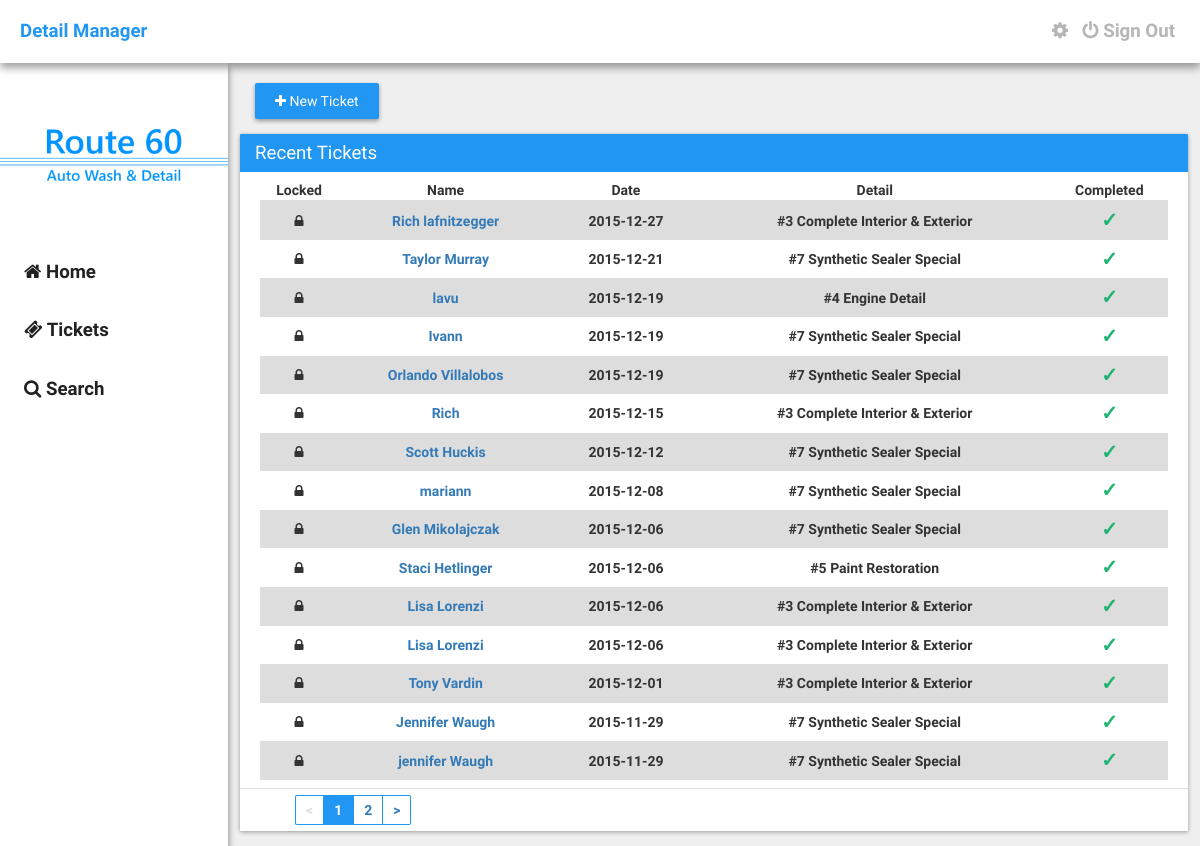
The page /tickets.php (signed in) on the database as committed earlier.
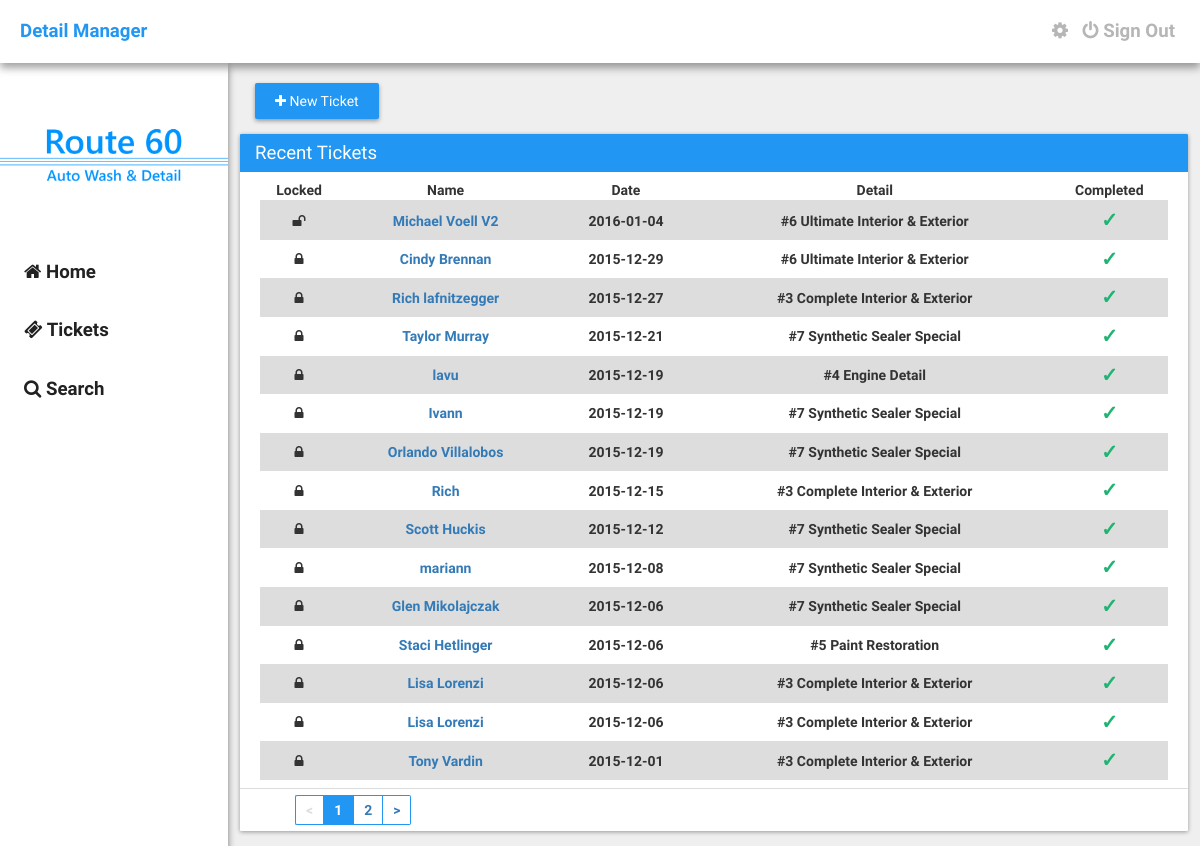
The same page on the database as committed later.
### tables this page shows
CREATE TABLE `detail_tickets` (
  `id` int(11) NOT NULL,
  `locked` int(11) NOT NULL DEFAULT '0',
  `first_name` text NOT NULL,
  `last_name` text NOT NULL,
  `phone_number` varchar(32) NOT NULL,
  `date` date NOT NULL,
  `vehicle_make` text NOT NULL,
  `vehicle_model` text NOT NULL,
  `vehicle_color` text NOT NULL,
  `discount` int(11) NOT NULL,
  `services` varchar(32) NOT NULL,
  `pre_paid_done` varchar(32) NOT NULL,
  `user_id` varchar(32) NOT NULL,
  `ticket_id` varchar(32) NOT NULL,
  `notes` text NOT NULL,
  `ticket_creator` text NOT NULL,
  `engine` varchar(2) NOT NULL DEFAULT '0',
  `wax` varchar(2) NOT NULL DEFAULT '0',
  `mat` varchar(2) NOT NULL DEFAULT '0'
);

### assets/core/init.php (called while the page is built, shortened)
<?php
	$site = "http://".$_SERVER['SERVER_NAME']."";

### tickets.php (the view, shortened to what the changed rows need)
<?php require("./assets/core/init.php"); require("./include/navbar.php"); ?>
<?php
        $tbl_name = "detail_tickets";
        $adjacents = 2;
        $query = "SELECT COUNT(*) as num FROM $tbl_name";
        $total_pages = mysql_fetch_array(mysql_query($query));
        $total_pages = $total_pages[0];
        $targetpage = "tickets";
        $limit = 15;
        $page = $_GET['page'];
        if($page)
            $start = ($page - 1) * $limit;
        else
            $start = 0;
        $sql = "SELECT * FROM $tbl_name ORDER BY id DESC LIMIT $start, $limit";
        $result2 = mysql_query($sql);
        if ($page == 0) $page = 1;
        $prev = $page - 1;
        $next = $page + 1;
        $lastpage = ceil($total_pages/$limit);
        $pagination = "";
        if($lastpage > 1)
        {
            $pagination .= "<ul class='pagination' style='margin: 0px;'>";
            if ($page > 1)
                $pagination.= "<li class='left'><a href='$targetpage?page=$prev'><</a></li>";
            else
                $pagination.= "<li class='disabledpage left'><a href='#'><</a></li>";
            if ($lastpage < 7 + ($adjacents * 2))
            {
                for ($counter = 1; $counter <= $lastpage; $counter++)
                {
                    if ($counter == $page)
                        $pagination.= "<li class='active'><a href='#'>$counter</a></li>";
                    else
                        $pagination.= "<li class='waves-effect'><a href='$targetpage?page=$counter'>$counter</a></li>";
                }
            }
            if ($page < $counter - 1)
                $pagination.= "<li class='right'><a href='$targetpage?page=$next'>></a></li>";
            else
                $pagination.= "<li class='disabledpage right'><a href='#'>></a></li>";
            $pagination.= "</ul>\n";
        }
    ?>
	<div class="container">
		<div class="row">
			<div class="col-md-45">
				<div class="card">
					<div class="card-content">
						<table class="table" padding="10" style="text-align: center;">
							<thead>
								<tr>
                                    <th>Locked</th>
									<th>Name</th>
									<th>Date</th>
									<th>Detail</th>
									<th>Completed</th>
								</tr>
							</thead>
							<tbody>
								<?php
								while($row = mysql_fetch_array($result2)) {
									$services = $row['services'];
									$options = $row['pre_paid_done'];
									if($services == 'wax'){
			                            $servicetitle = "Meguiar's Wax";
			                        }elseif($services == 1) {
			                            $servicetitle = "#1 Interior Only Detail";
			                        }
			                        elseif($services == 2) {
			                            $servicetitle = "#2 Exterior Only Detail";
			                        }
			                        elseif($services == 3) {
			                            $servicetitle = "#3 Complete Interior & Exterior";
			                        }
			                        elseif($services == 4) {
			                            $servicetitle = "#4 Engine Detail";
			                        }
			                        elseif($services == 5) {
			                            $servicetitle = "#5 Paint Restoration";
			                        }
			                        elseif($services == 6) {
			                            $servicetitle = "#6 Ultimate Interior & Exterior";
			                        }
			                        elseif($services == 7) {
                                        $servicetitle = "#7 Synthetic Sealer Special";
                                    }
                                    elseif($services == "hw") {
                                        $servicetitle = "Hand Wash - Car";
                                    }
                                    elseif($services == "hwfs") {
                                        $servicetitle = "Hand Wash - Car w/ Full Service";
                                    }
                                    elseif($services == "hwsuv") {
                                        $servicetitle = "Hand Wash - SUV";
                                    }
                                    elseif($services == "hwsuvfs") {
                                        $servicetitle = "Hand Wash - SUV w/ Full Service";
                                    }
			                        if($options == 'Prepaid') {
			                            $option = "<center><h6 style='color: #E14747; margin: 0px; font-size: 20px;'>X</h6></center>";
			                        }elseif($options == 'Paid/Completed') {
			                            $option = "<center><h6 style='color: #20B473; margin: 0px; font-size: 20px;'>&check;</h6></center>";
			                        }elseif($options == 'Appointment') {
                                        $option = "<center><h6 style='color: #FFC017; margin: 0px; font-size: 20px;'><i class='fa fa-clock-o'></i></h6></center>";
                                    }
                                    if($row['locked'] == 0) {
                                        $locking = "<i class='fa fa-unlock'></i>";
                                    }elseif($row['locked'] == 1) {
                                        $locking = "<i class='fa fa-lock'></i>";
                                    }
			                        echo '<tr>';
                                    echo '<td>'.$locking.'</td>';
			                        echo '<td><a href="'.$site.'/ticket?id='.$row['ticket_id'].'">'.$row['first_name'].' '.$row['last_name'].'</a></td>';
			                        echo '<td>'.$row['date'].'</td>';
			                        echo '<td>'.$servicetitle.'</td>';
			                        echo '<td>'.$option.'</td>';
			                        echo '</tr>';
								}
							?>
							</tbody>
						</table>
					</div>
					<div class="card-footer">
						<?=$pagination?>
					</div>
				</div>
			</div>
		</div>
	</div>
<?php require("./include/footer.php"); ?>

Rows that differ between the two databases and show on the page:
no longer on this page (row unchanged): detail_tickets: locked 1 (drawn), first_name "Jennifer", last_name "Waugh", date "2015-11-29", services "#7 Synthetic Sealer Special"
no longer on this page (row unchanged): detail_tickets: locked 1 (drawn), first_name "jennifer", last_name "Waugh", date "2015-11-29", services "#7 Synthetic Sealer Special"
added detail_tickets: locked 0 (drawn), first_name "Michael", last_name "Voell V2", date "2016-01-04", services "#6 Ultimate Interior & Exterior"
added detail_tickets: locked 1 (drawn), first_name "Cindy", last_name "Brennan", date "2015-12-29", services "#6 Ultimate Interior & Exterior"
